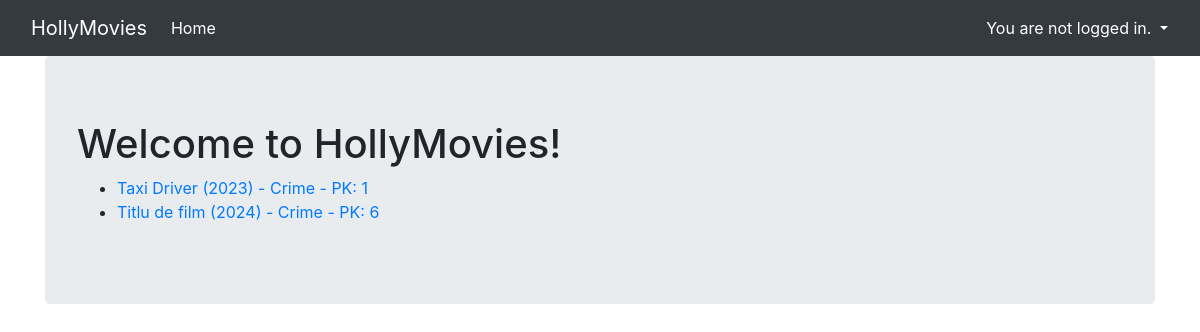
The page /movies/genre/Crime on the database its author committed.
### viewer/models.py (models this page shows, shortened)
class Movie(Model):
    title = CharField(max_length=128)
    genre = ForeignKey(Genre, on_delete=DO_NOTHING)
    rating = IntegerField()
    released = DateField()
    description = TextField()
    created = DateTimeField(auto_now_add=True)
    slug = SlugField(unique=True, editable=False)

class Genre(Model):
    name = CharField(max_length=128)

### viewer/views.py (the view)
# urls.py: path('genre/<str:genre_name>', GenreMoviesView.as_view(), name='genre-movies-list')
class GenreMoviesView(ListView):
    template_name = 'movies.html'
    model = Movie
    def get_queryset(self):
        qs = super().get_queryset()
        genre = Genre.objects.get(name=self.kwargs['genre_name'])
        return qs.filter(genre=genre)

### viewer/templates/movies.html
{% extends 'base.html' %}
{% block content %}
<h1>Welcome to HollyMovies!</h1>
<ul>
    {% for movie in object_list %}
    <li>
        <a href="{% url 'movie-detail' movie.slug %}"> {{ movie.title }} ({{ movie.released.year }}) - {{ movie.genre.name }} - PK: {{ movie.pk }} </a>
    </li>
    {% endfor %}
</ul>
{% endblock %}

### rows shown on the page
Movie: title "Taxi Driver", released.year "2023", genre.name "Crime", pk "1"
Movie: title "Titlu de film", released.year "2024", genre.name "Crime", pk "6"
